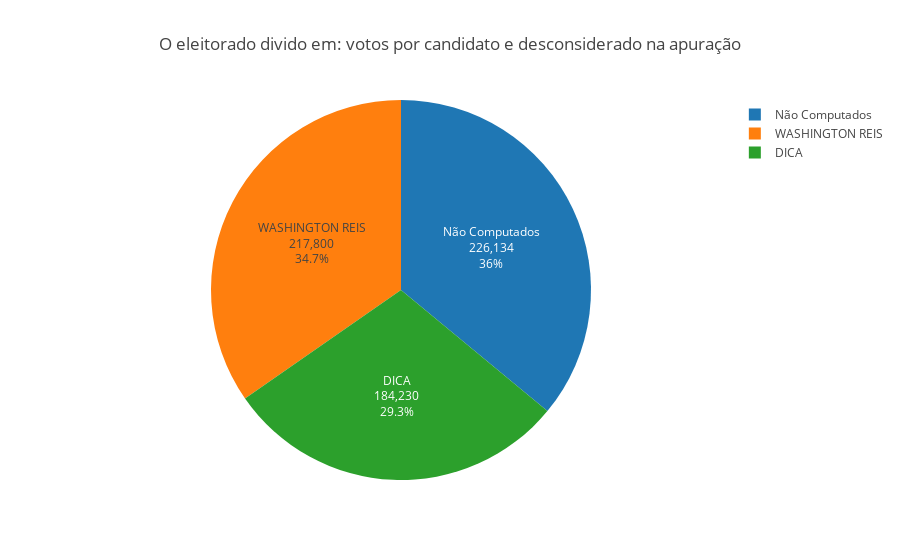

Write notebook code for a chart like this one.
### Markdown cell above
#### Visualização da distribuição dos votos dos candidatos em segundo turno

### Code cell
values = [total_votos_nao_considerados, cand1.get('votes'), cand2.get('votes')]
labels = [ 'Não Computados', cand1.get('name'), cand2.get('name') ]

title = 'O eleitorado divido em: votos por candidato e desconsiderado na apuração'
fig = generatePieChart(go=go, labels=labels, values=values, title=title)
py.iplot(fig)

### Figure 1 — Plotly figure (JSON) as saved in the notebook; plotly's stock layout.template omitted (floating-point values rounded to 4 significant figures)
{"data": [{"labels": ["Não Computados", "DICA", "WASHINGTON REIS"], "textinfo": "percent+value+label", "type": "pie", "uid": "3d611845-e341-11e8-8177-5cc9d399d62a", "values": [226134, 184230, 217800]}], "layout": {"title": "O eleitorado divido em: votos por candidato e desconsiderado na apuração"}}
